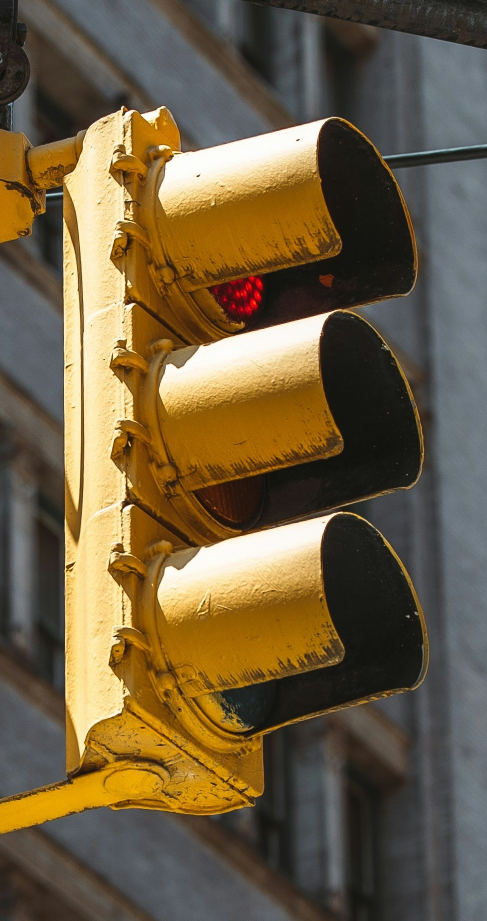
#> input picture reports/errors/missed_red/p_0.0850_diane-picchiottino-S9DKG7mnzvw-unsplash_crop_001.jpg, 974 x 1842 px (shown at 1/2 size)
$ python -i preprocess.py   (imports and definitions only)
#> lines starting #> are read from the running program, lines starting #| are printed output that depends on the picture
#> further down, picture is the input picture: shape (1842, 974, 3); mean B, G, R 66.5, 94.3, 110.4
from __future__ import annotations

import io
from pathlib import Path
from typing import Any

import numpy as np
from PIL import Image, ImageOps

IMAGENET_MEAN = np.array([0.485, 0.456, 0.406], dtype=np.float32).reshape(3, 1, 1)
IMAGENET_STD = np.array([0.229, 0.224, 0.225], dtype=np.float32).reshape(3, 1, 1)

InputType = str | Path | Image.Image | np.ndarray | bytes

def load_image(source: InputType) -> Image.Image:
    if isinstance(source, (str, Path)):
        p = Path(source)
        if not p.is_file():
            raise FileNotFoundError(f"Image file does not exist: {p}")
        try:
            with Image.open(p) as img:
                img.load()
                transposed = ImageOps.exif_transpose(img)
                return transposed.convert("RGB") if transposed else img.convert("RGB")
        except FileNotFoundError:
            raise
        except Exception as e:
            raise ValueError(f"Failed to decode image from path: {p}") from e

    if isinstance(source, bytes):
        if not source:
            raise ValueError("Empty image bytes provided")
        try:
            with Image.open(io.BytesIO(source)) as img:
                img.load()
                transposed = ImageOps.exif_transpose(img)
                return transposed.convert("RGB") if transposed else img.convert("RGB")
        except Exception as e:
            raise ValueError("Failed to decode image from bytes") from e

    if isinstance(source, Image.Image):
        try:
            transposed = ImageOps.exif_transpose(source)
            return transposed.convert("RGB") if transposed else source.convert("RGB")
        except Exception as e:
            raise ValueError("Failed to process PIL Image") from e

    if isinstance(source, np.ndarray):
        if source.ndim != 3 or source.shape[2] != 3:
            raise ValueError(f"Expected numpy array of shape (H, W, 3), got shape {source.shape}")
        if source.dtype != np.uint8:
            raise ValueError(f"Expected uint8 numpy array, got dtype {source.dtype}")
        try:
            return Image.fromarray(source, mode="RGB")
        except Exception as e:
            raise ValueError("Failed to create Image from numpy array") from e

    raise ValueError(f"Unsupported input type: {type(source)}")

def letterbox_image(
    img: Image.Image,
    target_size: tuple[int, int] = (128, 128),
) -> Image.Image:
#> called with target_size = (128, 128)
    target_w, target_h = target_size
    orig_w, orig_h = img.size
#> orig_w = 974; orig_h = 1842
    if orig_w <= 0 or orig_h <= 0:
        raise ValueError(f"Invalid image dimensions: {orig_w}x{orig_h}")

    scale = min(target_w / orig_w, target_h / orig_h)
#> scale = 0.0695
    new_w = max(1, round(orig_w * scale))
#> new_w = 68
    new_h = max(1, round(orig_h * scale))
#> new_h = 128

    if orig_w > target_w * 2 and orig_h > target_h * 2:
        factor_w = orig_w // target_w
#> factor_w = 7
        factor_h = orig_h // target_h
#> factor_h = 14
        factor = min(factor_w, factor_h)
#> factor = 7
        if factor > 1:
            img = img.reduce(factor)
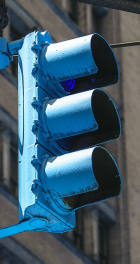
#> img: PIL image 140x264 RGB; mean R, G, B 66.8, 94.3, 110.2

    resized = img.resize((new_w, new_h), resample=Image.Resampling.BILINEAR)
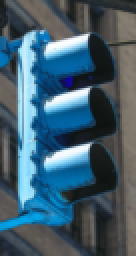
#> resized: PIL image 68x128 RGB (shown 2 times larger); mean R, G, B 66.8, 94.3, 110.2
    canvas = Image.new("RGB", (target_w, target_h), (0, 0, 0))
#> canvas: PIL image 128x128 RGB; every value is 0
    pad_left = (target_w - new_w) // 2
#> pad_left = 30
    pad_top = (target_h - new_h) // 2
#> pad_top = 0
    canvas.paste(resized, (pad_left, pad_top))
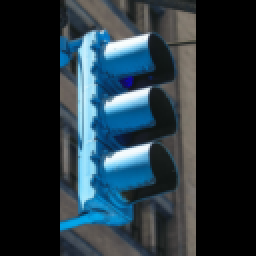
#> canvas: PIL image 128x128 RGB (shown 2 times larger); mean R, G, B 35.5, 50.1, 58.5
    return canvas

def preprocess_single(
    source: InputType,
    target_size: tuple[int, int] = (128, 128),
) -> np.ndarray:
    pil_img = load_image(source)
    letterboxed = letterbox_image(pil_img, target_size)
    arr = np.asarray(letterboxed, dtype=np.float32)
    arr = arr.transpose(2, 0, 1) / 255.0
    arr = (arr - IMAGENET_MEAN) / IMAGENET_STD
    return np.expand_dims(arr, axis=0).astype(np.float32)

def preprocess_batch(
    sources: list[Any],
    target_size: tuple[int, int] = (128, 128),
) -> np.ndarray:
    if not sources:
        return np.empty((0, 3, target_size[1], target_size[0]), dtype=np.float32)
    batch = np.empty((len(sources), 3, target_size[1], target_size[0]), dtype=np.float32)
    for idx, src in enumerate(sources):
        pil_img = load_image(src)
        letterboxed = letterbox_image(pil_img, target_size)
        arr = np.asarray(letterboxed, dtype=np.float32)
        arr = arr.transpose(2, 0, 1) / 255.0
        arr = (arr - IMAGENET_MEAN) / IMAGENET_STD
        batch[idx] = arr
    return batch

>>> import cv2
>>> picture = cv2.imread('../reports/errors/missed_red/p_0.0850_diane-picchiottino-S9DKG7mnzvw-unsplash_crop_001.jpg')
>>> result = preprocess_single(picture)

$ run again, on reports/errors/missed_red/p_0.0646_2020-04-04 11_18_21.935880431_crop_002.jpg
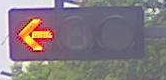
#> input picture reports/errors/missed_red/p_0.0646_2020-04-04 11_18_21.935880431_crop_002.jpg, 166 x 80 px
#> picture is the input picture: shape (80, 166, 3); mean B, G, R 127.7, 122.2, 132.9
#> in letterbox_image, `resized = img.resize((new_w, new_h), resample=Image.Resampling.BILINEAR)`:
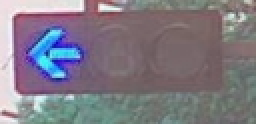
#> resized: PIL image 128x62 RGB (shown 2 times larger); mean R, G, B 127.7, 122.2, 132.9
#> in letterbox_image, `canvas.paste(resized, (pad_left, pad_top))`:
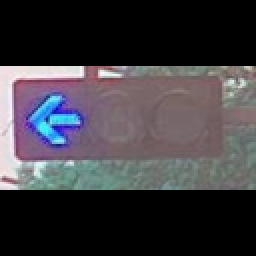
#> canvas: PIL image 128x128 RGB (shown 2 times larger); mean R, G, B 61.8, 59.2, 64.4

$ run again, on reports/errors/missed_red/p_0.1134_2020-03-30 11_43_17.479112303_crop_000.jpg
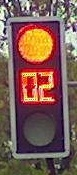
#> input picture reports/errors/missed_red/p_0.1134_2020-03-30 11_43_17.479112303_crop_000.jpg, 77 x 175 px
#> picture is the input picture: shape (175, 77, 3); mean B, G, R 82.9, 90.9, 124.1
#> in letterbox_image, `resized = img.resize((new_w, new_h), resample=Image.Resampling.BILINEAR)`:
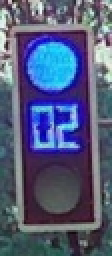
#> resized: PIL image 56x128 RGB (shown 2 times larger); mean R, G, B 82.9, 90.9, 124.1
#> in letterbox_image, `canvas.paste(resized, (pad_left, pad_top))`:
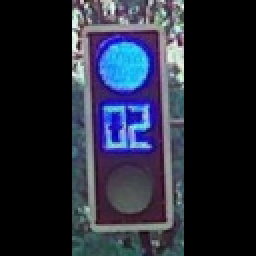
#> canvas: PIL image 128x128 RGB (shown 2 times larger); mean R, G, B 36.3, 39.8, 54.3

$ run again, on reports/errors/missed_red/p_0.1235_fabien-bazanegue-4nk8_MxrA_w-unsplash_crop_005.jpg
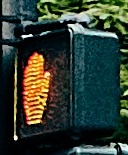
#> input picture reports/errors/missed_red/p_0.1235_fabien-bazanegue-4nk8_MxrA_w-unsplash_crop_005.jpg, 128 x 155 px
#> picture is the input picture: shape (155, 128, 3); mean B, G, R 49.6, 60, 48.1
#> in letterbox_image, `resized = img.resize((new_w, new_h), resample=Image.Resampling.BILINEAR)`:
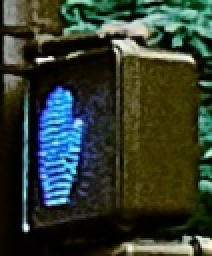
#> resized: PIL image 106x128 RGB (shown 2 times larger); mean R, G, B 49.7, 60.1, 48.2
#> in letterbox_image, `canvas.paste(resized, (pad_left, pad_top))`:
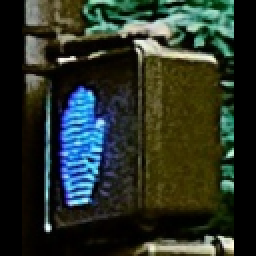
#> canvas: PIL image 128x128 RGB (shown 2 times larger); mean R, G, B 41.1, 49.7, 39.9
